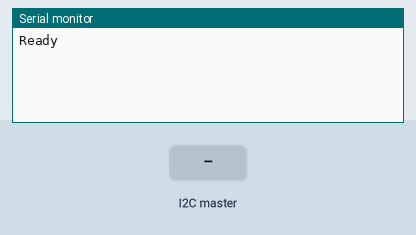
Bench run of a sketch on a simulated Arduino Uno, built with avr-gcc and run on an emulated ATmega328P. On the bench: the last lines printed to the serial monitor. The inputs (shaded band) are chosen by the test bench.

Above: at 1.2 s.
1.3 s: the I2C master sends the byte 1
At 1.7 s:
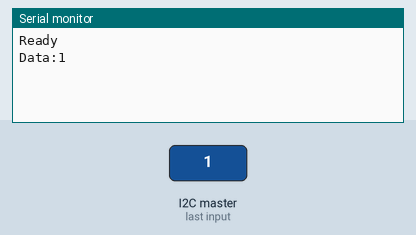
2.8 s: the I2C master sends the byte 0
At 4.0 s:
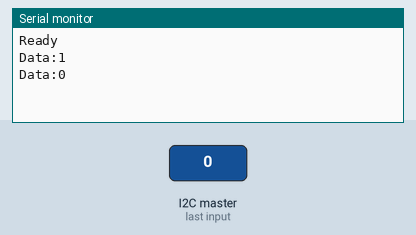

The sketch:

I2C_Slave.ino
```cpp
#include <Wire.h>
#define address 0x08    //slave

byte num = 0;

void setup() {
  Serial.begin(9600);
  Wire.begin(address);

  Wire.onReceive(getData);
  Wire.onRequest(sendData);

  Serial.println("Ready");
}

void loop() {

}

void getData(int byteCount) {
  while (Wire.available()) {
    int data = Wire.read();
    Serial.print("Data:");
    Serial.println(data);
    delay(100);
  }
}

void sendData() {
  Serial.print("Sending: ");
  Serial.println(num);
  Wire.write(num);
  num +=1;
  delay(100);
}
```

Measured:
- after the input at 1.3 s, the serial monitor: prints a new line at once (image 1)
- after the input at 2.8 s, the serial monitor: prints a new line at once (image 2)
